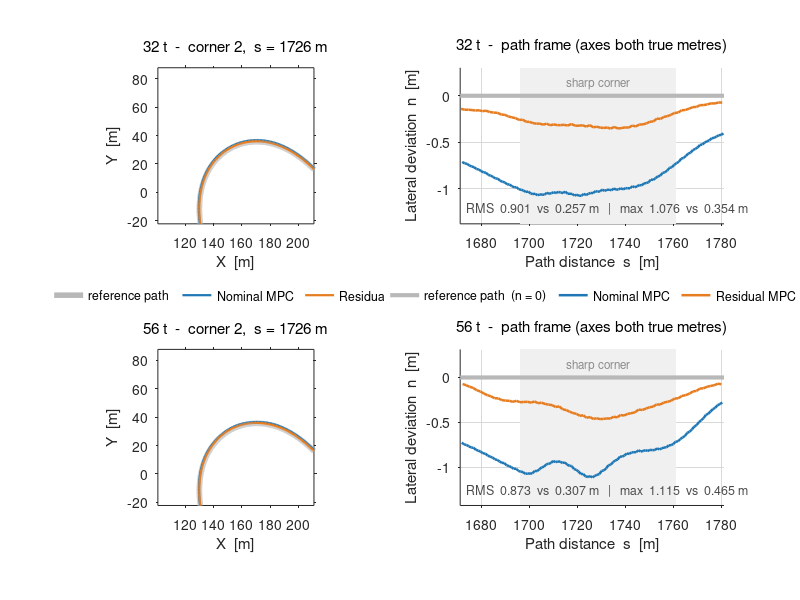

This figure's MATLAB source:
% 급코너에서의 참조 경로 vs 주행 궤적 - nominal MPC / residual MPC, 32 t 와 56 t
%
%   왼쪽 칸  전역 좌표 (X, Y). 지도. 코너 형상과 주행 라인.
%   오른쪽 칸 경로 좌표 (s, n). 참조 경로가 n=0 인 직선이 된다. 차이를 읽는 칸.
%
% 두 칸 모두 **축 값이 실제 미터**다. 과장 배율을 쓰지 않는다.
%
% 왜 오른쪽 칸에서는 차이가 크게 보이는가. 지도(왼쪽)는 X, Y 가 같은 물리량이라
% 축 비율을 반드시 1:1 로 둬야 하고(axis equal), 그래서 2,546 m 트랙 위의 1 m
% 편차는 창 폭의 1% 로 작게 보인다. 반면 경로 좌표(오른쪽)는 가로가 진행 거리 s,
% 세로가 횡편차 n 으로 **서로 다른 물리량**이라 눈금 간격이 달라도 된다. 시간-속도
% 그래프에서 축 비율을 따지지 않는 것과 같다. 그래서 축 값을 실제 미터로 두고도
% 궤적 차이를 크게 보여줄 수 있다 - 왜곡이 아니다.
%
% (참고: 지도에서 편차만 K 배 늘려 그리는 방법도 있으나, 그러면 한 그림에 두
%  배율이 섞여 축 눈금을 정직하게 붙일 수 없다. 진행 방향은 실제 스케일이고
%  수직 방향만 K 배이므로, 눈금을 K 로 나누면 편차는 맞고 코너 반경이 K 배
%  틀린다. 그래서 쓰지 않는다.)
%
% n 은 부호를 살렸다. n > 0 = 진행방향 기준 왼쪽. 이 코너에서는 두 제어기 모두
% n < 0 (바깥쪽으로 밀림) 이다. 급코너 구간(|kappa| >= 0.02)은 음영으로 표시한다.
%
% CORNER 로 두 코너 중 하나를 고른다. 코너 2 (s=1726 m) 에서 차이가 가장 크다.
%
% 주행: Q_n=1e-4, v=10, Hockenheim 건조.
%       잔차 주행은 solve 109 ms 시절이라 실제 제어율이 6.5 Hz 다 (nominal 10 Hz).
%
% 데이터: fig_track_compare.mat  (results/track_compare.py 가 생성)
% 실행:   results/matlab/ 폴더 안에서 `plot_track_compare`
% 요구:   base MATLAB 만 (툴박스 불필요). R2013a 이상.

clear; close all
load('fig_track_compare.mat')

CORNER = 2;              % 1 = s 1232 m,  2 = s 1726 m (차이가 가장 큰 코너)
HALF   = zoom_half;      % 창 반폭 [m]. 줄이면 확대된다 (예: 25)

REF  = [0.72 0.72 0.72];
NOM  = [0.12 0.47 0.71];
RES  = [0.90 0.49 0.13];

nM = numel(mass);
zs = zoom_s(CORNER);
cx = zoom_xy(CORNER,1);  cy = zoom_xy(CORNER,2);

%% ---- 수치 표 (명령창) ----
fprintf('\n=== Corner window comparison (window = s %.0f +- %.0f m) ===\n', zs, HALF);
fprintf('%7s %5s %14s %12s %12s\n','corner','mass','controller','RMS |n| [m]','max |n| [m]');
for z = 1:numel(zoom_s)
    for i = 1:nM
        for k = 1:2
            fprintf('%7d %4dt %14s %12.3f %12.3f\n', z, mass(i), variant{k}, ...
                    corner_stat(i,k,z,1), corner_stat(i,k,z,2));
        end
    end
end
fprintf(['\nWhole-lap corner RMS (|kappa| >= 0.02): ' ...
         'nominal %.3f / %.3f,  residual %.3f / %.3f  (32t / 56t)\n'], ...
        met(1,1,2), met(2,1,2), met(1,2,2), met(2,2,2));
fprintf('Residual runs were at 6.5 Hz (pre solver fix), nominal at 10 Hz.\n\n');

%% ---- 그림: 행 = 적재, 열 = [XY 실제 스케일, |n| vs s] ----
figure('Color','w','Position',[60 60 1080 700])
for i = 1:nM
    xn = traj_x{i,1};  yn = traj_y{i,1};   sn = traj_s{i,1};  nn = traj_n{i,1};
    xr = traj_x{i,2};  yr = traj_y{i,2};   sr = traj_s{i,2};  nr = traj_n{i,2};

    % --- (좌) 전역 좌표, 실제 스케일 ---
    subplot(nM,2,(i-1)*2+1); hold on; box on
    set(gca,'FontSize',10,'TickDir','out')
    p0 = plot(ref_x, ref_y, '-', 'Color', REF, 'LineWidth', 4);
    p1 = plot(xn, yn, '-', 'Color', NOM, 'LineWidth', 1.6);
    p2 = plot(xr, yr, '-', 'Color', RES, 'LineWidth', 1.6);
    axis equal
    xlim([cx-HALF cx+HALF]); ylim([cy-HALF cy+HALF]);
    if i == 1
        legend([p0 p1 p2], {'reference path','Nominal MPC','Residual MPC'}, ...
               'Location','southoutside','Orientation','horizontal', ...
               'Box','off','FontSize',9);
    end
    xlabel('X  [m]'); ylabel('Y  [m]')
    title(sprintf('%d t  -  corner %d,  s = %.0f m', mass(i), CORNER, zs), ...
          'FontSize',11,'FontWeight','normal')

    % --- (우) 경로 좌표계 (s, n) - 참조 경로가 n=0 인 직선이 된다 ---
    % 가로축 s(진행 거리) 와 세로축 n(횡편차) 은 서로 다른 물리량이라 눈금 간격이
    % 달라도 왜곡이 아니다. 그래서 축 값은 실제 미터 그대로 두고도 궤적 차이를
    % 크게 보여줄 수 있다. 부호를 살려 어느 쪽으로 벗어나는지도 보인다
    % (n > 0 = 진행방향 기준 왼쪽).
    subplot(nM,2,(i-1)*2+2); hold on; box off
    set(gca,'FontSize',10,'TickDir','out','XGrid','on','YGrid','on', ...
            'GridColor',[.85 .85 .85],'GridAlpha',1,'Layer','bottom')
    wn = abs(sn - zs) <= HALF;   wr = abs(sr - zs) <= HALF;
    nv = [nn(wn), nr(wr)];
    ylo = min(nv);  yhi = max(nv);
    pad = max((yhi - ylo) * 0.30, 0.05);
    ylo = min(ylo, 0) - pad;   yhi = max(yhi, 0) + pad;

    % 급코너 구간(|kappa| >= 0.02, R <= 50 m) 음영 - 어디가 코너인지 표시
    wk = (ref_s >= zs-HALF) & (ref_s <= zs+HALF) & (abs(ref_kappa) >= 0.02);
    if any(wk)
        k1 = min(ref_s(wk));  k2 = max(ref_s(wk));
        patch([k1 k2 k2 k1], [ylo ylo yhi yhi], [0.94 0.94 0.94], ...
              'EdgeColor','none');
        text((k1+k2)/2, yhi*0.90 + ylo*0.10, 'sharp corner', ...
             'HorizontalAlignment','center','FontSize',8.5,'Color',[0.55 0.55 0.55]);
    end

    q0 = plot([zs-HALF zs+HALF], [0 0], '-', 'Color', REF, 'LineWidth', 3);
    q1 = plot(sn(wn), nn(wn), '-', 'Color', NOM, 'LineWidth', 1.8);
    q2 = plot(sr(wr), nr(wr), '-', 'Color', RES, 'LineWidth', 1.8);
    if i == 1
        legend([q0 q1 q2], {'reference path  (n = 0)','Nominal MPC','Residual MPC'}, ...
               'Location','southoutside','Orientation','horizontal', ...
               'Box','off','FontSize',9);
    end
    text(zs-HALF*0.95, ylo + (yhi-ylo)*0.10, ...
         sprintf('RMS  %.3f  vs  %.3f m   |   max  %.3f  vs  %.3f m', ...
                 corner_stat(i,1,CORNER,1), corner_stat(i,2,CORNER,1), ...
                 corner_stat(i,1,CORNER,2), corner_stat(i,2,CORNER,2)), ...
         'FontSize',9,'Color',[0.3 0.3 0.3]);
    xlim([zs-HALF zs+HALF]); ylim([ylo yhi])
    xlabel('Path distance  s  [m]')
    ylabel('Lateral deviation  n  [m]')
    title(sprintf('%d t  -  path frame (axes both true metres)', mass(i)), ...
          'FontSize',11,'FontWeight','normal')
end
